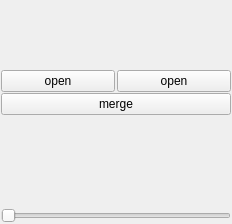
<?xml version="1.0" encoding="UTF-8"?>
<ui version="4.0">
 <class>MainWindow</class>
 <widget class="QMainWindow" name="MainWindow">
  <property name="geometry">
   <rect>
    <x>0</x>
    <y>0</y>
    <width>232</width>
    <height>224</height>
   </rect>
  </property>
  <property name="windowTitle">
   <string>MainWindow</string>
  </property>
  <widget class="QWidget" name="centralwidget">
   <layout class="QVBoxLayout" name="verticalLayout">
    <property name="spacing">
     <number>1</number>
    </property>
    <property name="leftMargin">
     <number>1</number>
    </property>
    <property name="topMargin">
     <number>1</number>
    </property>
    <property name="rightMargin">
     <number>1</number>
    </property>
    <property name="bottomMargin">
     <number>1</number>
    </property>
    <item>
     <layout class="QGridLayout" name="gridLayout">
      <property name="spacing">
       <number>2</number>
      </property>
      <item row="2" column="0">
       <widget class="QPushButton" name="pushButtonOpen">
        <property name="sizePolicy">
         <sizepolicy hsizetype="Preferred" vsizetype="Fixed">
          <horstretch>0</horstretch>
          <verstretch>0</verstretch>
         </sizepolicy>
        </property>
        <property name="text">
         <string>open</string>
        </property>
       </widget>
      </item>
      <item row="0" column="1">
       <widget class="AspectRatioPixmapLabel" name="labelImg2">
        <property name="sizePolicy">
         <sizepolicy hsizetype="Preferred" vsizetype="Preferred">
          <horstretch>0</horstretch>
          <verstretch>0</verstretch>
         </sizepolicy>
        </property>
        <property name="text">
         <string/>
        </property>
       </widget>
      </item>
      <item row="2" column="1">
       <widget class="QPushButton" name="pushButtonOpen2">
        <property name="sizePolicy">
         <sizepolicy hsizetype="Preferred" vsizetype="Fixed">
          <horstretch>0</horstretch>
          <verstretch>0</verstretch>
         </sizepolicy>
        </property>
        <property name="text">
         <string>open</string>
        </property>
       </widget>
      </item>
      <item row="0" column="0">
       <widget class="AspectRatioPixmapLabel" name="labelImg">
        <property name="sizePolicy">
         <sizepolicy hsizetype="Preferred" vsizetype="Preferred">
          <horstretch>0</horstretch>
          <verstretch>0</verstretch>
         </sizepolicy>
        </property>
        <property name="text">
         <string/>
        </property>
       </widget>
      </item>
     </layout>
    </item>
    <item>
     <widget class="QPushButton" name="pushButtonMerge">
      <property name="text">
       <string>merge</string>
      </property>
     </widget>
    </item>
    <item>
     <widget class="AspectRatioPixmapLabel" name="labelOut">
      <property name="text">
       <string/>
      </property>
     </widget>
    </item>
    <item>
     <widget class="QSlider" name="horizontalSlider">
      <property name="orientation">
       <enum>Qt::Orientation::Horizontal</enum>
      </property>
     </widget>
    </item>
   </layout>
  </widget>
  <widget class="QMenuBar" name="menubar">
   <property name="geometry">
    <rect>
     <x>0</x>
     <y>0</y>
     <width>232</width>
     <height>22</height>
    </rect>
   </property>
  </widget>
 </widget>
 <customwidgets>
  <customwidget>
   <class>AspectRatioPixmapLabel</class>
   <extends>QLabel</extends>
   <header location="global">aspectratiopixmaplabel.h</header>
  </customwidget>
 </customwidgets>
 <resources/>
 <connections/>
</ui>
